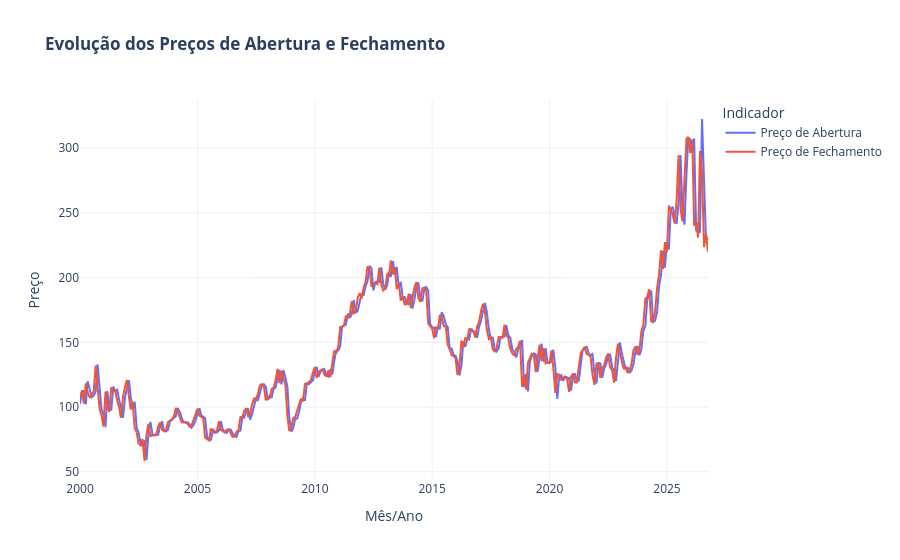

Here is the notebook cell this chart was saved with:
### Markdown cell above
## Representacoes Graficas Rapidas

### Code cell
# Gráfico de Evolução dos Preços de Abertura e Fechamento ao longo do tempo
df_plot = df.sort_index()
df_plot = df_plot.rename(columns={'1. open': 'Preço de Abertura','4. close': 'Preço de Fechamento'})

fig = px.line(
    df_plot,
    x=df_plot.index,
    y=['Preço de Abertura', 'Preço de Fechamento'],
    title='<b>Evolução dos Preços de Abertura e Fechamento</b>',
    template='plotly_white',
    labels={
        'index': 'Mês/Ano',
        'value': 'Preço',
        'variable': 'Indicador',
    }
)

fig.show()

### Figure 1 — Plotly figure (JSON) as saved in the notebook; plotly's stock layout.template omitted (floating-point values rounded to 4 significant figures; data arrays with more than 128 entries replaced by an {"elided": "..."} marker saying what was removed)
{"data": [{"hovertemplate": "Indicador=Preço de Abertura<br>Mês/Ano=%{x}<br>Preço=%{y}<extra></extra>", "legendgroup": "Preço de Abertura", "line": {"color": "#636efa", "dash": "solid"}, "marker": {"symbol": "circle"}, "mode": "lines", "name": "Preço de Abertura", "orientation": "v", "showlegend": true, "type": "scatter", "x": {"elided": "323 str values"}, "xaxis": "x", "y": {"elided": "323 float values"}, "yaxis": "y"}, {"hovertemplate": "Indicador=Preço de Fechamento<br>Mês/Ano=%{x}<br>Preço=%{y}<extra></extra>", "legendgroup": "Preço de Fechamento", "line": {"color": "#EF553B", "dash": "solid"}, "marker": {"symbol": "circle"}, "mode": "lines", "name": "Preço de Fechamento", "orientation": "v", "showlegend": true, "type": "scatter", "x": {"elided": "323 str values"}, "xaxis": "x", "y": {"elided": "323 float values"}, "yaxis": "y"}], "layout": {"legend": {"title": {"text": "Indicador"}, "tracegroupgap": 0}, "title": {"text": "<b>Evolução dos Preços de Abertura e Fechamento</b>"}, "xaxis": {"anchor": "y", "domain": [0, 1], "title": {"text": "Mês/Ano"}}, "yaxis": {"anchor": "x", "domain": [0, 1], "title": {"text": "Preço"}}}}
